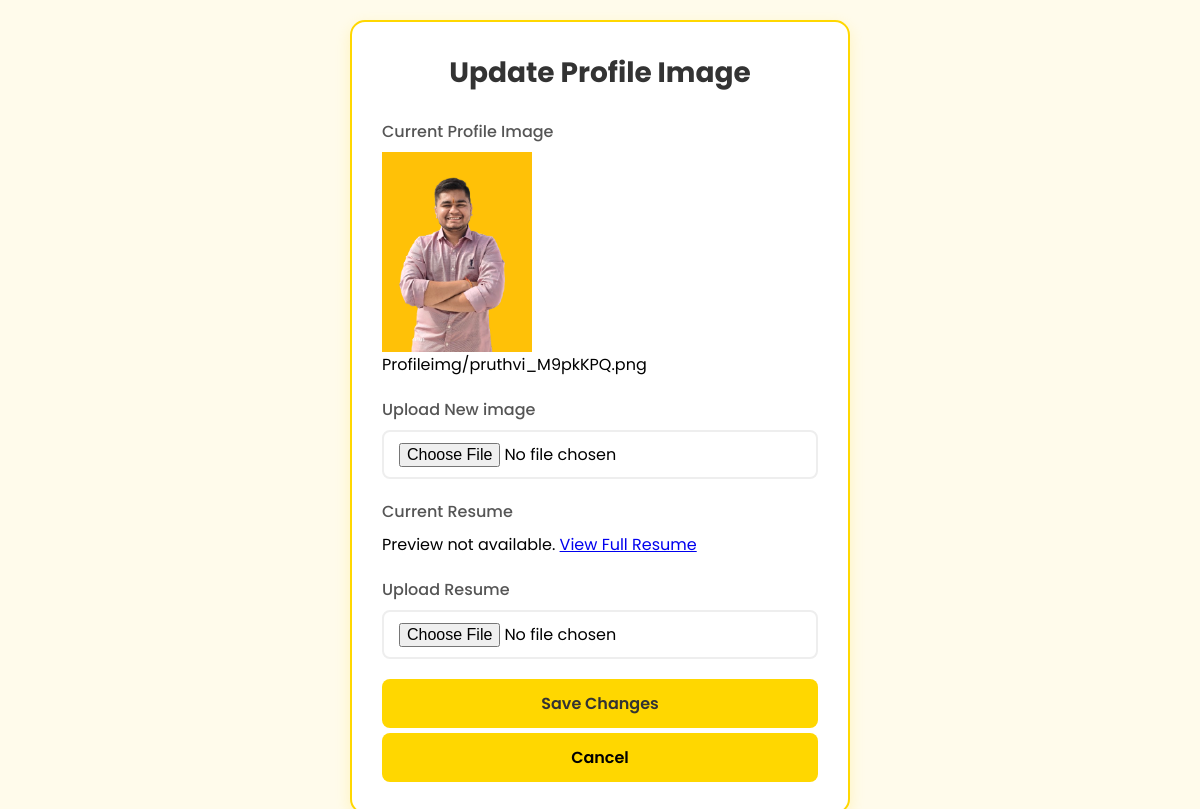
/edit/profile-image, run on the app's committed database.
### app/models.py (models this page shows)
class Profile(models.Model):
    profileimg = models.ImageField(upload_to='Profileimg/',blank=True, null=True)
    resume = models.FileField(upload_to='Resumes/',blank=True, null=True)

### app/views.py (the view)
# urls.py: path('edit/profile-image', views.edit_profileimg, name='edit_profileimg'),
def edit_profileimg(request):
    profileimgdetails = Profile.objects.first()
    if profileimgdetails:
        if request.method == 'POST':
            if 'profileimg' in request.FILES:
             profileimgdetails.profileimg = request.FILES.get('profileimg')
            if 'resume' in request.FILES:
             profileimgdetails.resume = request.FILES.get('resume')
            profileimgdetails.save()
            messages.success(request,'Updated successfully')
            return redirect('adminpanel')
    else:
        messages.error(request, 'First Upload Information Afterwards you can edit it')
        return redirect('adminpanel')
    return render(request, 'edit_profileimg.html',{'profileimgdetails':profileimgdetails})

### app/templates/edit_profileimg.html (shortened to what this page needs)
<!DOCTYPE html>
<html lang="en">
<head>
</head>
<body>
    <div class="container">
        <h1>Update Profile Image</h1>
        <form  method="POST" enctype="multipart/form-data">
              <div class="form-group">
                <label>Current Profile Image</label>
                {% if profileimgdetails.profileimg %}
                    <img src="{{ profileimgdetails.profileimg.url }}" alt=" Current image is {{ profileimgdetails.profileimg }}" style="width: 150px; height: auto; display: block;">
                    <p>{{ profileimgdetails.profileimg }}</p>
                {% else %}
                    <p>No image uploaded</p>
                {% endif %}
            </div>
            <div class="form-group">
                <label for="skills">Upload New image</label>
                <input type="file" name="profileimg" value="{{profileimgdetails.profileimg.url}}">
              </div>
              <div class="form-group">
                <label>Current Resume</label>
                {% if profileimgdetails.resume %}
                <object data="{{ profileimgdetails.resume.url }}" type="application/pdf" width="100%" height="250px">
                    <p>Preview not available. <a href="{{ profileimgdetails.resume.url }}" target="_blank">View Full Resume</a></p>
                </object>
            {% else %}
                <p>No resume uploaded.</p>
            {% endif %}
            </div>
              <div class="form-group">
                <label for="skills">Upload Resume</label>
                <input type="file" name="resume" id="projectName" value="{{profileimgdetails.resume.url}}" />
              </div>
            <button type="submit" class="btn">Save Changes</button>
        </form>
        <button type="submit" class="btn" style="margin-top: 5px ;"><a style="text-decoration: none; color: black;" href="{% url 'adminpanel' %}" class="btn">Cancel</a></button>
    </div>
</body>
</html>

### app/templates/edit_profileimg.html (style rules this page uses)
* { margin: 0; padding: 0; box-sizing: border-box; font-family: 'Poppins', sans-serif; }
body { min-height: 100vh; display: flex; justify-content: center; align-items: center; background: #fffbeb; padding: 20px; }
.container { background: white; padding: 30px; border-radius: 15px; box-shadow: 0 5px 15px rgba(255, 215, 0, 0.2); width: 100%; max-width: 500px; border: 2px solid #ffd700; }
h1 { color: #333; margin-bottom: 25px; text-align: center; font-size: 28px; }
.form-group { margin-bottom: 20px; }
label { display: block; margin-bottom: 8px; color: #555; font-weight: 500; }
input, textarea { width: 100%; padding: 10px 15px; border: 2px solid #eee; border-radius: 8px; font-size: 16px; }
button { width: 100%; padding: 12px; background: #ffd700; border: none; border-radius: 8px; color: #333; font-size: 16px; font-weight: 600; cursor: pointer; transition: all 0.3s ease; }

### data on the page
Profile: profileimg (picture), profileimg "Profileimg/pruthvi_M9pkKPQ.png"
